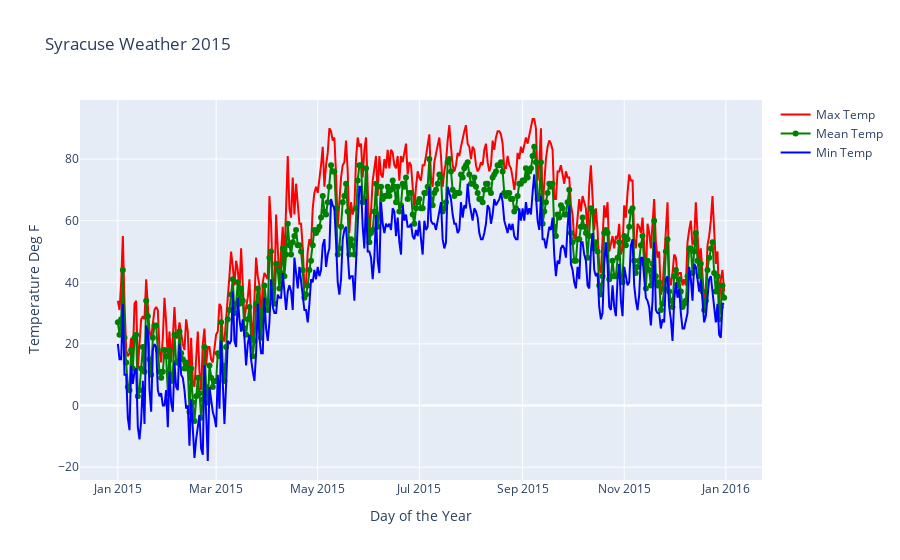

The cell this chart's notebook holds for it:
### Code cell
r = dict(color='red')
g = dict(color='green')
b = dict(color='blue')
weather_data = [
    go.Scatter(x=cuse_weather_df['EST'], y=cuse_weather_df['Max TemperatureF'], mode="lines", name="Max Temp", marker=r),
    go.Scatter(x=cuse_weather_df['EST'], y=cuse_weather_df['Mean TemperatureF'], mode="lines+markers", name="Mean Temp", marker=g),
    go.Scatter(x=cuse_weather_df['EST'], y=cuse_weather_df['Min TemperatureF'], mode="lines", name="Min Temp", marker=b)
]

figure = go.Figure()
for w in weather_data:
    figure.add_trace(w)
figure.update_layout(title='Syracuse Weather 2015',
                   xaxis_title='Day of the Year',
                   yaxis_title='Temperature Deg F')
figure.show()

### Figure 1 — Plotly figure (JSON) as saved in the notebook; plotly's stock layout.template omitted (floating-point values rounded to 4 significant figures; data arrays with more than 128 entries replaced by an {"elided": "..."} marker saying what was removed)
{"data": [{"marker": {"color": "red"}, "mode": "lines", "name": "Max Temp", "type": "scatter", "x": {"elided": "365 str values"}, "y": {"elided": "365 int values"}}, {"marker": {"color": "green"}, "mode": "lines+markers", "name": "Mean Temp", "type": "scatter", "x": {"elided": "365 str values"}, "y": {"elided": "365 int values"}}, {"marker": {"color": "blue"}, "mode": "lines", "name": "Min Temp", "type": "scatter", "x": {"elided": "365 str values"}, "y": {"elided": "365 int values"}}], "layout": {"autosize": true, "title": {"text": "Syracuse Weather 2015"}, "xaxis": {"autorange": true, "range": ["2014-12-10 08:14:09.9432", "2016-01-21 15:45:50.0568"], "title": {"text": "Day of the Year"}, "type": "date"}, "yaxis": {"autorange": true, "range": [-24.17, 99.17], "title": {"text": "Temperature Deg F"}, "type": "linear"}}}
